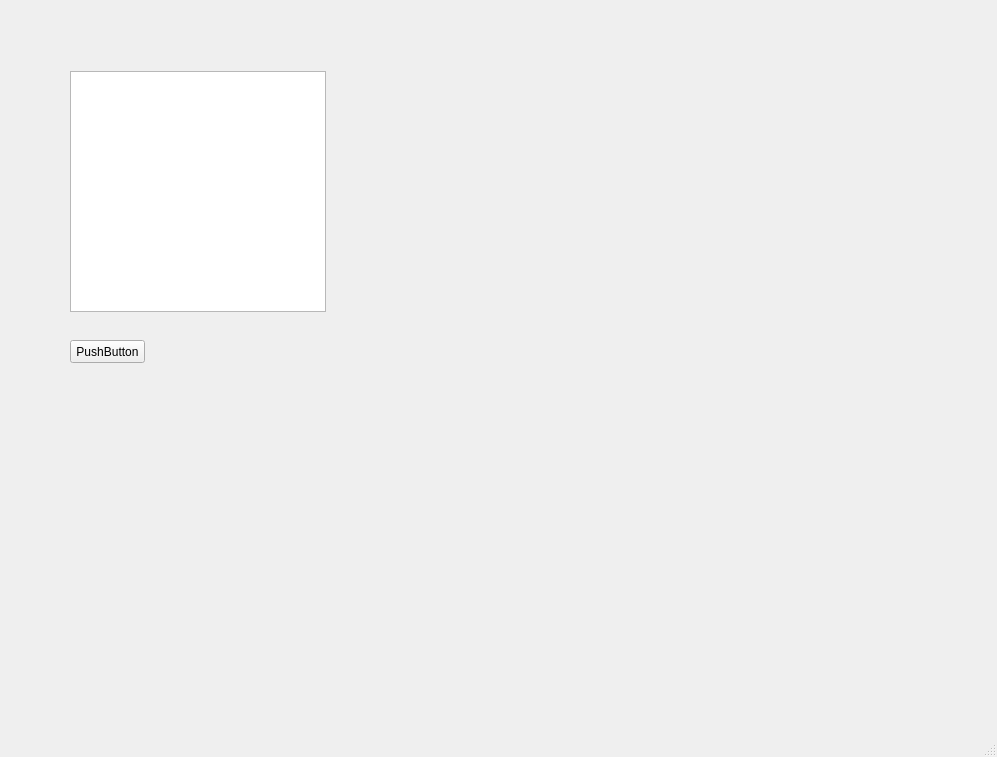
<?xml version="1.0" encoding="UTF-8"?>
<ui version="4.0">
 <class>MainWindow</class>
 <widget class="QMainWindow" name="MainWindow">
  <property name="geometry">
   <rect>
    <x>0</x>
    <y>0</y>
    <width>997</width>
    <height>757</height>
   </rect>
  </property>
  <property name="windowTitle">
   <string>MainWindow</string>
  </property>
  <widget class="QWidget" name="centralwidget">
   <widget class="QListView" name="listView">
    <property name="geometry">
     <rect>
      <x>70</x>
      <y>71</y>
      <width>256</width>
      <height>241</height>
     </rect>
    </property>
   </widget>
   <widget class="QPushButton" name="pushButton">
    <property name="geometry">
     <rect>
      <x>70</x>
      <y>340</y>
      <width>75</width>
      <height>23</height>
     </rect>
    </property>
    <property name="text">
     <string>PushButton</string>
    </property>
   </widget>
  </widget>
  <widget class="QMenuBar" name="menubar">
   <property name="enabled">
    <bool>false</bool>
   </property>
   <property name="geometry">
    <rect>
     <x>0</x>
     <y>0</y>
     <width>997</width>
     <height>21</height>
    </rect>
   </property>
  </widget>
  <widget class="QStatusBar" name="statusbar">
   <property name="enabled">
    <bool>false</bool>
   </property>
  </widget>
 </widget>
 <resources/>
 <connections/>
</ui>
